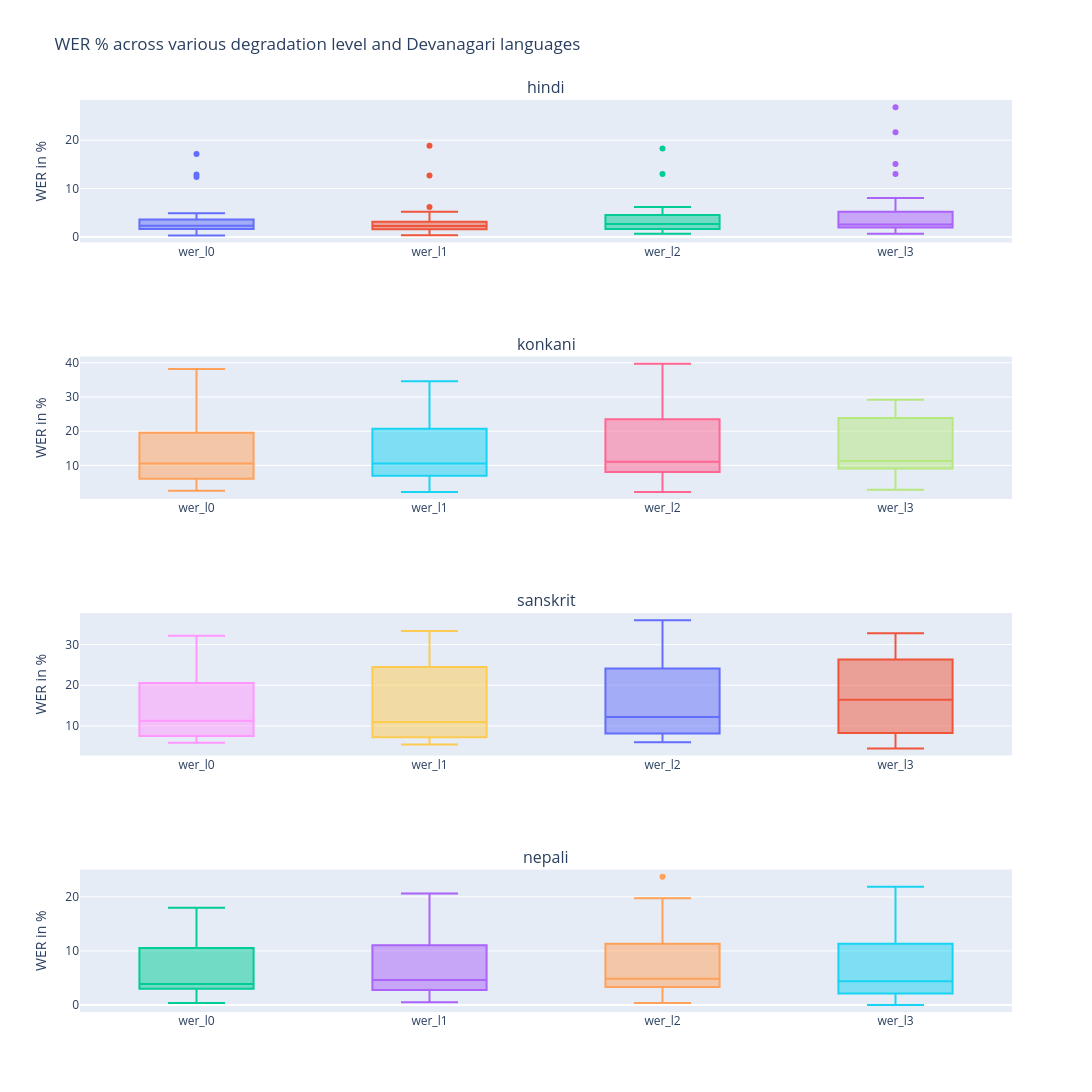

Notebook cell for this chart:
### Code cell
lang_list = list(results_devanagari['language'].unique())

fig = make_subplots(rows=results_devanagari['language'].nunique(), 
                    cols=1, 
                    shared_yaxes=True,
                    subplot_titles=lang_list)

degrad_level_wer = ['wer_l0', 'wer_l1', 'wer_l2','wer_l3']

for idx, language in enumerate(lang_list):
    results_lang = results_devanagari.loc[results_devanagari['language'] == language]
    for wer_level in degrad_level_wer:
        fig.add_trace(go.Box(y=results_lang[wer_level] * 100,
                                name=wer_level,
                                text=results_lang['file_id']), 
                                row=idx + 1, col=1)


fig.update_layout(height=1200, width=1400)
fig.update_layout(showlegend=False, title_text=f"WER % across various degradation level and {script} languages")
fig.update_yaxes(title_text="WER in %")
fig.show()

### Figure 1 — Plotly figure (JSON) as saved in the notebook; plotly's stock layout.template omitted (floating-point values rounded to 4 significant figures)
{"data": [{"name": "wer_l0", "text": ["Devanagari_Noto_Sans_9", "Devanagari_Anek_Devanagari_22", "Devanagari_Noto_Sans_15", "Devanagari_Poppins_12", "Devanagari_Poppins_29", "Devanagari_Noto_Serif_Devanagari_19", "Devanagari_Noto_Sans_18", "Devanagari_Noto_Sans_Devanagari_17", "Devanagari_Noto_Sans_13", "Devanagari_Noto_Serif_Devanagari_6", "Devanagari_Noto_Sans_Devanagari_26", "Devanagari_Anek_Devanagari_24", "Devanagari_Noto_Sans_25", "Devanagari_Noto_Sans_Devanagari_11", "Devanagari_Noto_Sans_Devanagari_1", "Devanagari_Noto_Sans_28", "Devanagari_Noto_Sans_2", "Devanagari_Noto_Serif_Devanagari_4", "Devanagari_Noto_Serif_Devanagari_30", "Devanagari_Noto_Serif_Devanagari_8", "Devanagari_Poppins_20", "Devanagari_Noto_Serif_Devanagari_27", "Devanagari_Anek_Devanagari_3", "Devanagari_Noto_Sans_10", "Devanagari_Noto_Sans_21", "Devanagari_Noto_Sans_Devanagari_14", "Devanagari_Noto_Sans_7", "Devanagari_Anek_Devanagari_16", "Devanagari_Noto_Sans_Devanagari_23", "Devanagari_Anek_Devanagari_5"], "type": "box", "xaxis": "x", "y": [3.247, 4.181, 0.6515, 3.583, 4.478, 2.229, 2.273, 12.38, 1.608, 12.9, 17.14, 2.29, 1.695, 4.487, 3.096, 2.817, 2.258, 1.613, 3.03, 1.294, 4.902, 0.641, 1.29, 0.3195, 2.373, 2.288, 1.613, 2.572, 2.456, 1.948], "yaxis": "y"}, {"name": "wer_l1", "text": ["Devanagari_Noto_Sans_9", "Devanagari_Anek_Devanagari_22", "Devanagari_Noto_Sans_15", "Devanagari_Poppins_12", "Devanagari_Poppins_29", "Devanagari_Noto_Serif_Devanagari_19", "Devanagari_Noto_Sans_18", "Devanagari_Noto_Sans_Devanagari_17", "Devanagari_Noto_Sans_13", "Devanagari_Noto_Serif_Devanagari_6", "Devanagari_Noto_Sans_Devanagari_26", "Devanagari_Anek_Devanagari_24", "Devanagari_Noto_Sans_25", "Devanagari_Noto_Sans_Devanagari_11", "Devanagari_Noto_Sans_Devanagari_1", "Devanagari_Noto_Sans_28", "Devanagari_Noto_Sans_2", "Devanagari_Noto_Serif_Devanagari_4", "Devanagari_Noto_Serif_Devanagari_30", "Devanagari_Noto_Serif_Devanagari_8", "Devanagari_Poppins_20", "Devanagari_Noto_Serif_Devanagari_27", "Devanagari_Anek_Devanagari_3", "Devanagari_Noto_Sans_10", "Devanagari_Noto_Sans_21", "Devanagari_Noto_Sans_Devanagari_14", "Devanagari_Noto_Sans_7", "Devanagari_Anek_Devanagari_16", "Devanagari_Noto_Sans_Devanagari_23", "Devanagari_Anek_Devanagari_5"], "type": "box", "xaxis": "x", "y": [2.273, 4.53, 0.3257, 3.583, 5.224, 2.548, 2.922, 12.7, 2.251, 1.29, 18.86, 1.527, 1.695, 1.923, 3.096, 2.817, 3.226, 1.613, 2.273, 0.9709, 6.209, 0.641, 1.29, 1.597, 2.034, 2.614, 1.29, 2.572, 3.158, 1.623], "yaxis": "y"}, {"name": "wer_l2", "text": ["Devanagari_Noto_Sans_9", "Devanagari_Anek_Devanagari_22", "Devanagari_Noto_Sans_15", "Devanagari_Poppins_12", "Devanagari_Poppins_29", "Devanagari_Noto_Serif_Devanagari_19", "Devanagari_Noto_Sans_18", "Devanagari_Noto_Sans_Devanagari_17", "Devanagari_Noto_Sans_13", "Devanagari_Noto_Serif_Devanagari_6", "Devanagari_Noto_Sans_Devanagari_26", "Devanagari_Anek_Devanagari_24", "Devanagari_Noto_Sans_25", "Devanagari_Noto_Sans_Devanagari_11", "Devanagari_Noto_Sans_Devanagari_1", "Devanagari_Noto_Sans_28", "Devanagari_Noto_Sans_2", "Devanagari_Noto_Serif_Devanagari_4", "Devanagari_Noto_Serif_Devanagari_30", "Devanagari_Noto_Serif_Devanagari_8", "Devanagari_Poppins_20", "Devanagari_Noto_Serif_Devanagari_27", "Devanagari_Anek_Devanagari_3", "Devanagari_Noto_Sans_10", "Devanagari_Noto_Sans_21", "Devanagari_Noto_Sans_Devanagari_14", "Devanagari_Noto_Sans_7", "Devanagari_Anek_Devanagari_16", "Devanagari_Noto_Sans_Devanagari_23", "Devanagari_Anek_Devanagari_5"], "type": "box", "xaxis": "x", "y": [5.195, 4.53, 1.303, 3.583, 5.224, 2.866, 6.169, 13.03, 1.608, 1.935, 18.29, 2.29, 1.271, 2.564, 3.096, 2.817, 4.839, 2.258, 2.273, 1.294, 4.902, 0.641, 3.226, 1.278, 2.373, 1.634, 1.29, 4.18, 2.807, 1.623], "yaxis": "y"}, {"name": "wer_l3", "text": ["Devanagari_Noto_Sans_9", "Devanagari_Anek_Devanagari_22", "Devanagari_Noto_Sans_15", "Devanagari_Poppins_12", "Devanagari_Poppins_29", "Devanagari_Noto_Serif_Devanagari_19", "Devanagari_Noto_Sans_18", "Devanagari_Noto_Sans_Devanagari_17", "Devanagari_Noto_Sans_13", "Devanagari_Noto_Serif_Devanagari_6", "Devanagari_Noto_Sans_Devanagari_26", "Devanagari_Anek_Devanagari_24", "Devanagari_Noto_Sans_25", "Devanagari_Noto_Sans_Devanagari_11", "Devanagari_Noto_Sans_Devanagari_1", "Devanagari_Noto_Sans_28", "Devanagari_Noto_Sans_2", "Devanagari_Noto_Serif_Devanagari_4", "Devanagari_Noto_Serif_Devanagari_30", "Devanagari_Noto_Serif_Devanagari_8", "Devanagari_Poppins_20", "Devanagari_Noto_Serif_Devanagari_27", "Devanagari_Anek_Devanagari_3", "Devanagari_Noto_Sans_10", "Devanagari_Noto_Sans_21", "Devanagari_Noto_Sans_Devanagari_14", "Devanagari_Noto_Sans_7", "Devanagari_Anek_Devanagari_16", "Devanagari_Noto_Sans_Devanagari_23", "Devanagari_Anek_Devanagari_5"], "type": "box", "xaxis": "x", "y": [7.468, 5.226, 3.257, 4.56, 21.64, 2.866, 1.948, 13.03, 15.11, 2.258, 26.86, 2.29, 8.051, 2.885, 1.548, 6.338, 4.194, 1.935, 2.273, 1.618, 5.229, 0.641, 2.258, 1.278, 1.695, 1.961, 1.613, 3.215, 1.754, 1.948], "yaxis": "y"}, {"name": "wer_l0", "text": ["Devanagari_Noto_Sans_19", "Devanagari_Anek_Devanagari_18", "Devanagari_Poppins_12", "Devanagari_Noto_Sans_4", "Devanagari_Anek_Devanagari_15", "Devanagari_Noto_Sans_Devanagari_7", "Devanagari_Noto_Serif_Devanagari_6", "Devanagari_Noto_Sans_3", "Devanagari_Poppins_14", "Devanagari_Poppins_23", "Devanagari_Noto_Sans_Devanagari_27", "Devanagari_Anek_Devanagari_13", "Devanagari_Noto_Sans_Devanagari_24", "Devanagari_Noto_Sans_1", "Devanagari_Noto_Serif_Devanagari_30", "Devanagari_Noto_Serif_Devanagari_8", "Devanagari_Noto_Serif_Devanagari_26", "Devanagari_Poppins_20", "Devanagari_Noto_Sans_Devanagari_29", "Devanagari_Noto_Sans_10", "Devanagari_Noto_Serif_Devanagari_11", "Devanagari_Noto_Sans_Devanagari_25", "Devanagari_Noto_Sans_21", "Devanagari_Noto_Sans_Devanagari_22", "Devanagari_Anek_Devanagari_16", "Devanagari_Noto_Serif_Devanagari_2", "Devanagari_Noto_Sans_Devanagari_9", "Devanagari_Noto_Serif_Devanagari_17"], "type": "box", "xaxis": "x2", "y": [10.16, 23.81, 17.3, 5.788, 8.766, 38.14, 4.235, 5.825, 27.24, 13.93, 11.76, 28.1, 7.345, 5.195, 21.74, 5.788, 32.05, 16.83, 11.02, 2.589, 9.677, 27.59, 8.108, 14.15, 12.97, 6.41, 7.962, 3.514], "yaxis": "y2"}, {"name": "wer_l1", "text": ["Devanagari_Noto_Sans_19", "Devanagari_Anek_Devanagari_18", "Devanagari_Poppins_12", "Devanagari_Noto_Sans_4", "Devanagari_Anek_Devanagari_15", "Devanagari_Noto_Sans_Devanagari_7", "Devanagari_Noto_Serif_Devanagari_6", "Devanagari_Noto_Sans_3", "Devanagari_Poppins_14", "Devanagari_Poppins_23", "Devanagari_Noto_Sans_Devanagari_27", "Devanagari_Anek_Devanagari_13", "Devanagari_Noto_Sans_Devanagari_24", "Devanagari_Noto_Sans_1", "Devanagari_Noto_Serif_Devanagari_30", "Devanagari_Noto_Serif_Devanagari_8", "Devanagari_Noto_Serif_Devanagari_26", "Devanagari_Poppins_20", "Devanagari_Noto_Sans_Devanagari_29", "Devanagari_Noto_Sans_10", "Devanagari_Noto_Serif_Devanagari_11", "Devanagari_Noto_Sans_Devanagari_25", "Devanagari_Noto_Sans_21", "Devanagari_Noto_Sans_Devanagari_22", "Devanagari_Anek_Devanagari_16", "Devanagari_Noto_Serif_Devanagari_2", "Devanagari_Noto_Sans_Devanagari_9", "Devanagari_Noto_Serif_Devanagari_17"], "type": "box", "xaxis": "x2", "y": [10.16, 23.81, 17.92, 6.109, 7.143, 34.62, 4.886, 6.149, 32.69, 17.91, 11.76, 27.78, 6.78, 6.494, 23.48, 9.003, 27.56, 15.24, 11.02, 2.265, 9.032, 25.29, 7.658, 15.61, 11.39, 7.692, 8.599, 3.195], "yaxis": "y2"}, {"name": "wer_l2", "text": ["Devanagari_Noto_Sans_19", "Devanagari_Anek_Devanagari_18", "Devanagari_Poppins_12", "Devanagari_Noto_Sans_4", "Devanagari_Anek_Devanagari_15", "Devanagari_Noto_Sans_Devanagari_7", "Devanagari_Noto_Serif_Devanagari_6", "Devanagari_Noto_Sans_3", "Devanagari_Poppins_14", "Devanagari_Poppins_23", "Devanagari_Noto_Sans_Devanagari_27", "Devanagari_Anek_Devanagari_13", "Devanagari_Noto_Sans_Devanagari_24", "Devanagari_Noto_Sans_1", "Devanagari_Noto_Serif_Devanagari_30", "Devanagari_Noto_Serif_Devanagari_8", "Devanagari_Noto_Serif_Devanagari_26", "Devanagari_Poppins_20", "Devanagari_Noto_Sans_Devanagari_29", "Devanagari_Noto_Sans_10", "Devanagari_Noto_Serif_Devanagari_11", "Devanagari_Noto_Sans_Devanagari_25", "Devanagari_Noto_Sans_21", "Devanagari_Noto_Sans_Devanagari_22", "Devanagari_Anek_Devanagari_16", "Devanagari_Noto_Serif_Devanagari_2", "Devanagari_Noto_Sans_Devanagari_9", "Devanagari_Noto_Serif_Devanagari_17"], "type": "box", "xaxis": "x2", "y": [11.11, 25.08, 22.01, 7.395, 9.091, 39.74, 4.56, 9.709, 25.0, 16.42, 11.03, 26.8, 8.475, 4.87, 26.09, 9.646, 32.05, 17.14, 11.86, 2.265, 10.0, 27.59, 7.658, 15.12, 12.03, 6.09, 9.554, 3.514], "yaxis": "y2"}, {"name": "wer_l3", "text": ["Devanagari_Noto_Sans_19", "Devanagari_Anek_Devanagari_18", "Devanagari_Poppins_12", "Devanagari_Noto_Sans_4", "Devanagari_Anek_Devanagari_15", "Devanagari_Noto_Sans_Devanagari_7", "Devanagari_Noto_Serif_Devanagari_6", "Devanagari_Noto_Sans_3", "Devanagari_Poppins_14", "Devanagari_Poppins_23", "Devanagari_Noto_Sans_Devanagari_27", "Devanagari_Anek_Devanagari_13", "Devanagari_Noto_Sans_Devanagari_24", "Devanagari_Noto_Sans_1", "Devanagari_Noto_Serif_Devanagari_30", "Devanagari_Noto_Serif_Devanagari_8", "Devanagari_Noto_Serif_Devanagari_26", "Devanagari_Poppins_20", "Devanagari_Noto_Sans_Devanagari_29", "Devanagari_Noto_Sans_10", "Devanagari_Noto_Serif_Devanagari_11", "Devanagari_Noto_Sans_Devanagari_25", "Devanagari_Noto_Sans_21", "Devanagari_Noto_Sans_Devanagari_22", "Devanagari_Anek_Devanagari_16", "Devanagari_Noto_Serif_Devanagari_2", "Devanagari_Noto_Sans_Devanagari_9", "Devanagari_Noto_Serif_Devanagari_17"], "type": "box", "xaxis": "x2", "y": [11.11, 24.13, 24.21, 8.682, 9.74, 29.17, 9.121, 9.061, 27.88, 14.93, 11.76, 27.78, 7.91, 6.494, 26.96, 9.325, 28.85, 18.73, 9.322, 2.913, 9.677, 23.56, 9.91, 14.63, 12.34, 7.372, 11.46, 6.709], "yaxis": "y2"}, {"name": "wer_l0", "text": ["Devanagari_Poppins_24", "Devanagari_Anek_Devanagari_6", "Devanagari_Noto_Sans_Devanagari_16", "Devanagari_Noto_Serif_Devanagari_18", "Devanagari_Anek_Devanagari_22", "Devanagari_Poppins_12", "Devanagari_Poppins_8", "Devanagari_Anek_Devanagari_15", "Devanagari_Anek_Devanagari_19", "Devanagari_Noto_Serif_Devanagari_28", "Devanagari_Noto_Sans_Devanagari_30", "Devanagari_Noto_Serif_Devanagari_10", "Devanagari_Anek_Devanagari_2", "Devanagari_Noto_Sans_Devanagari_13", "Devanagari_Noto_Serif_Devanagari_9", "Devanagari_Noto_Sans_Devanagari_29", "Devanagari_Poppins_17", "Devanagari_Noto_Serif_Devanagari_11", "Devanagari_Noto_Sans_Devanagari_25", "Devanagari_Noto_Sans_21", "Devanagari_Noto_Sans_Devanagari_14", "Devanagari_Poppins_27", "Devanagari_Anek_Devanagari_5"], "type": "box", "xaxis": "x3", "y": [16.24, 7.348, 11.29, 10.19, 12.5, 23.95, 24.6, 13.74, 22.83, 27.08, 21.82, 7.767, 9.206, 5.844, 8.682, 10.45, 32.15, 13.92, 6.129, 6.688, 7.419, 16.67, 7.051], "yaxis": "y3"}, {"name": "wer_l1", "text": ["Devanagari_Poppins_24", "Devanagari_Anek_Devanagari_6", "Devanagari_Noto_Sans_Devanagari_16", "Devanagari_Noto_Serif_Devanagari_18", "Devanagari_Anek_Devanagari_22", "Devanagari_Poppins_12", "Devanagari_Poppins_8", "Devanagari_Anek_Devanagari_15", "Devanagari_Anek_Devanagari_19", "Devanagari_Noto_Serif_Devanagari_28", "Devanagari_Noto_Sans_Devanagari_30", "Devanagari_Noto_Serif_Devanagari_10", "Devanagari_Anek_Devanagari_2", "Devanagari_Noto_Sans_Devanagari_13", "Devanagari_Noto_Serif_Devanagari_9", "Devanagari_Noto_Sans_Devanagari_29", "Devanagari_Poppins_17", "Devanagari_Noto_Serif_Devanagari_11", "Devanagari_Noto_Sans_Devanagari_25", "Devanagari_Noto_Sans_21", "Devanagari_Noto_Sans_Devanagari_14", "Devanagari_Poppins_27", "Devanagari_Anek_Devanagari_5"], "type": "box", "xaxis": "x3", "y": [16.56, 5.431, 10.97, 9.554, 11.22, 26.86, 25.57, 13.1, 26.05, 33.33, 21.82, 7.767, 9.206, 5.844, 13.18, 5.97, 28.94, 10.36, 6.129, 7.006, 7.742, 25.36, 6.09], "yaxis": "y3"}, {"name": "wer_l2", "text": ["Devanagari_Poppins_24", "Devanagari_Anek_Devanagari_6", "Devanagari_Noto_Sans_Devanagari_16", "Devanagari_Noto_Serif_Devanagari_18", "Devanagari_Anek_Devanagari_22", "Devanagari_Poppins_12", "Devanagari_Poppins_8", "Devanagari_Anek_Devanagari_15", "Devanagari_Anek_Devanagari_19", "Devanagari_Noto_Serif_Devanagari_28", "Devanagari_Noto_Sans_Devanagari_30", "Devanagari_Noto_Serif_Devanagari_10", "Devanagari_Anek_Devanagari_2", "Devanagari_Noto_Sans_Devanagari_13", "Devanagari_Noto_Serif_Devanagari_9", "Devanagari_Noto_Sans_Devanagari_29", "Devanagari_Poppins_17", "Devanagari_Noto_Serif_Devanagari_11", "Devanagari_Noto_Sans_Devanagari_25", "Devanagari_Noto_Sans_21", "Devanagari_Noto_Sans_Devanagari_14", "Devanagari_Poppins_27", "Devanagari_Anek_Devanagari_5"], "type": "box", "xaxis": "x3", "y": [24.2, 8.307, 14.52, 8.599, 12.18, 23.95, 28.16, 13.1, 25.4, 26.04, 21.82, 8.091, 11.43, 6.818, 9.646, 5.97, 36.01, 12.62, 9.032, 6.369, 6.129, 24.64, 6.731], "yaxis": "y3"}, {"name": "wer_l3", "text": ["Devanagari_Poppins_24", "Devanagari_Anek_Devanagari_6", "Devanagari_Noto_Sans_Devanagari_16", "Devanagari_Noto_Serif_Devanagari_18", "Devanagari_Anek_Devanagari_22", "Devanagari_Poppins_12", "Devanagari_Poppins_8", "Devanagari_Anek_Devanagari_15", "Devanagari_Anek_Devanagari_19", "Devanagari_Noto_Serif_Devanagari_28", "Devanagari_Noto_Sans_Devanagari_30", "Devanagari_Noto_Serif_Devanagari_10", "Devanagari_Anek_Devanagari_2", "Devanagari_Noto_Sans_Devanagari_13", "Devanagari_Noto_Serif_Devanagari_9", "Devanagari_Noto_Sans_Devanagari_29", "Devanagari_Poppins_17", "Devanagari_Noto_Serif_Devanagari_11", "Devanagari_Noto_Sans_Devanagari_25", "Devanagari_Noto_Sans_21", "Devanagari_Noto_Sans_Devanagari_14", "Devanagari_Poppins_27", "Devanagari_Anek_Devanagari_5"], "type": "box", "xaxis": "x3", "y": [32.8, 6.709, 16.45, 20.7, 19.87, 28.48, 30.1, 13.74, 27.65, 28.12, 20.0, 9.709, 11.75, 7.792, 10.29, 4.478, 32.8, 9.709, 4.839, 7.643, 7.419, 22.46, 16.99], "yaxis": "y3"}, {"name": "wer_l0", "text": ["Devanagari_Poppins_24", "Devanagari_Noto_Sans_5", "Devanagari_Noto_Sans_Devanagari_21", "Devanagari_Noto_Sans_14", "Devanagari_Noto_Serif_Devanagari_1", "Devanagari_Poppins_29", "Devanagari_Noto_Sans_18", "Devanagari_Poppins_25", "Devanagari_Noto_Serif_Devanagari_23", "Devanagari_Poppins_22", "Devanagari_Noto_Sans_12", "Devanagari_Noto_Serif_Devanagari_7", "Devanagari_Anek_Devanagari_10", "Devanagari_Noto_Sans_Devanagari_28", "Devanagari_Anek_Devanagari_26", "Devanagari_Anek_Devanagari_30", "Devanagari_Noto_Serif_Devanagari_27", "Devanagari_Anek_Devanagari_3", "Devanagari_Noto_Sans_Devanagari_13", "Devanagari_Anek_Devanagari_4", "Devanagari_Noto_Serif_Devanagari_2", "Devanagari_Anek_Devanagari_8", "Devanagari_Noto_Sans_Devanagari_9", "Devanagari_Noto_Sans_16", "Devanagari_Anek_Devanagari_17", "Devanagari_Noto_Sans_6", "Devanagari_Poppins_11", "Devanagari_Noto_Sans_20"], "type": "box", "xaxis": "x4", "y": [17.44, 3.226, 6.061, 1.29, 3.268, 14.58, 10.93, 12.61, 2.703, 18.01, 2.265, 3.548, 3.859, 1.0, 17.11, 0.5495, 3.318, 4.487, 6.515, 13.07, 1.954, 8.117, 3.583, 3.247, 10.16, 3.883, 4.153, 0.3704], "yaxis": "y4"}, {"name": "wer_l1", "text": ["Devanagari_Poppins_24", "Devanagari_Noto_Sans_5", "Devanagari_Noto_Sans_Devanagari_21", "Devanagari_Noto_Sans_14", "Devanagari_Noto_Serif_Devanagari_1", "Devanagari_Poppins_29", "Devanagari_Noto_Sans_18", "Devanagari_Poppins_25", "Devanagari_Noto_Serif_Devanagari_23", "Devanagari_Poppins_22", "Devanagari_Noto_Sans_12", "Devanagari_Noto_Serif_Devanagari_7", "Devanagari_Anek_Devanagari_10", "Devanagari_Noto_Sans_Devanagari_28", "Devanagari_Anek_Devanagari_26", "Devanagari_Anek_Devanagari_30", "Devanagari_Noto_Serif_Devanagari_27", "Devanagari_Anek_Devanagari_3", "Devanagari_Noto_Sans_Devanagari_13", "Devanagari_Anek_Devanagari_4", "Devanagari_Noto_Serif_Devanagari_2", "Devanagari_Anek_Devanagari_8", "Devanagari_Noto_Sans_Devanagari_9", "Devanagari_Noto_Sans_16", "Devanagari_Anek_Devanagari_17", "Devanagari_Noto_Sans_6", "Devanagari_Poppins_11", "Devanagari_Noto_Sans_20"], "type": "box", "xaxis": "x4", "y": [19.38, 4.516, 6.061, 1.613, 1.307, 16.67, 11.9, 12.61, 3.089, 18.77, 1.618, 4.839, 3.215, 0.5, 20.61, 1.648, 4.739, 5.128, 3.909, 12.09, 2.606, 7.468, 3.583, 2.922, 10.16, 2.265, 5.112, 3.704], "yaxis": "y4"}, {"name": "wer_l2", "text": ["Devanagari_Poppins_24", "Devanagari_Noto_Sans_5", "Devanagari_Noto_Sans_Devanagari_21", "Devanagari_Noto_Sans_14", "Devanagari_Noto_Serif_Devanagari_1", "Devanagari_Poppins_29", "Devanagari_Noto_Sans_18", "Devanagari_Poppins_25", "Devanagari_Noto_Serif_Devanagari_23", "Devanagari_Poppins_22", "Devanagari_Noto_Sans_12", "Devanagari_Noto_Serif_Devanagari_7", "Devanagari_Anek_Devanagari_10", "Devanagari_Noto_Sans_Devanagari_28", "Devanagari_Anek_Devanagari_26", "Devanagari_Anek_Devanagari_30", "Devanagari_Noto_Serif_Devanagari_27", "Devanagari_Anek_Devanagari_3", "Devanagari_Noto_Sans_Devanagari_13", "Devanagari_Anek_Devanagari_4", "Devanagari_Noto_Serif_Devanagari_2", "Devanagari_Anek_Devanagari_8", "Devanagari_Noto_Sans_Devanagari_9", "Devanagari_Noto_Sans_16", "Devanagari_Anek_Devanagari_17", "Devanagari_Noto_Sans_6", "Devanagari_Poppins_11", "Devanagari_Noto_Sans_20"], "type": "box", "xaxis": "x4", "y": [17.44, 3.548, 9.091, 1.613, 5.556, 18.23, 9.968, 13.48, 3.089, 23.75, 1.618, 3.548, 4.823, 0.5, 19.74, 2.747, 11.85, 4.487, 5.863, 13.07, 3.583, 5.519, 3.909, 4.87, 10.79, 1.618, 4.792, 0.3704], "yaxis": "y4"}, {"name": "wer_l3", "text": ["Devanagari_Poppins_24", "Devanagari_Noto_Sans_5", "Devanagari_Noto_Sans_Devanagari_21", "Devanagari_Noto_Sans_14", "Devanagari_Noto_Serif_Devanagari_1", "Devanagari_Poppins_29", "Devanagari_Noto_Sans_18", "Devanagari_Poppins_25", "Devanagari_Noto_Serif_Devanagari_23", "Devanagari_Poppins_22", "Devanagari_Noto_Sans_12", "Devanagari_Noto_Serif_Devanagari_7", "Devanagari_Anek_Devanagari_10", "Devanagari_Noto_Sans_Devanagari_28", "Devanagari_Anek_Devanagari_26", "Devanagari_Anek_Devanagari_30", "Devanagari_Noto_Serif_Devanagari_27", "Devanagari_Anek_Devanagari_3", "Devanagari_Noto_Sans_Devanagari_13", "Devanagari_Anek_Devanagari_4", "Devanagari_Noto_Serif_Devanagari_2", "Devanagari_Anek_Devanagari_8", "Devanagari_Noto_Sans_Devanagari_9", "Devanagari_Noto_Sans_16", "Devanagari_Anek_Devanagari_17", "Devanagari_Noto_Sans_6", "Devanagari_Poppins_11", "Devanagari_Noto_Sans_20"], "type": "box", "xaxis": "x4", "y": [20.93, 3.548, 4.545, 2.903, 1.961, 15.1, 10.93, 11.74, 1.158, 20.31, 1.618, 7.097, 5.145, 0.0, 17.54, 1.648, 2.844, 4.167, 5.863, 21.9, 1.954, 7.468, 3.257, 2.922, 16.83, 2.265, 5.431, 0.3704], "yaxis": "y4"}], "layout": {"annotations": [{"font": {"size": 16}, "showarrow": false, "text": "hindi", "x": 0.5, "xanchor": "center", "xref": "paper", "y": 1, "yanchor": "bottom", "yref": "paper"}, {"font": {"size": 16}, "showarrow": false, "text": "konkani", "x": 0.5, "xanchor": "center", "xref": "paper", "y": 0.7188, "yanchor": "bottom", "yref": "paper"}, {"font": {"size": 16}, "showarrow": false, "text": "sanskrit", "x": 0.5, "xanchor": "center", "xref": "paper", "y": 0.4375, "yanchor": "bottom", "yref": "paper"}, {"font": {"size": 16}, "showarrow": false, "text": "nepali", "x": 0.5, "xanchor": "center", "xref": "paper", "y": 0.1562, "yanchor": "bottom", "yref": "paper"}], "height": 1200, "showlegend": false, "title": {"text": "WER % across various degradation level and Devanagari languages"}, "width": 1400, "xaxis": {"anchor": "y", "domain": [0, 1]}, "xaxis2": {"anchor": "y2", "domain": [0, 1]}, "xaxis3": {"anchor": "y3", "domain": [0, 1]}, "xaxis4": {"anchor": "y4", "domain": [0, 1]}, "yaxis": {"anchor": "x", "domain": [0.8438, 1], "title": {"text": "WER in %"}}, "yaxis2": {"anchor": "x2", "domain": [0.5625, 0.7188], "title": {"text": "WER in %"}}, "yaxis3": {"anchor": "x3", "domain": [0.2812, 0.4375], "title": {"text": "WER in %"}}, "yaxis4": {"anchor": "x4", "domain": [0, 0.1562], "title": {"text": "WER in %"}}}}
